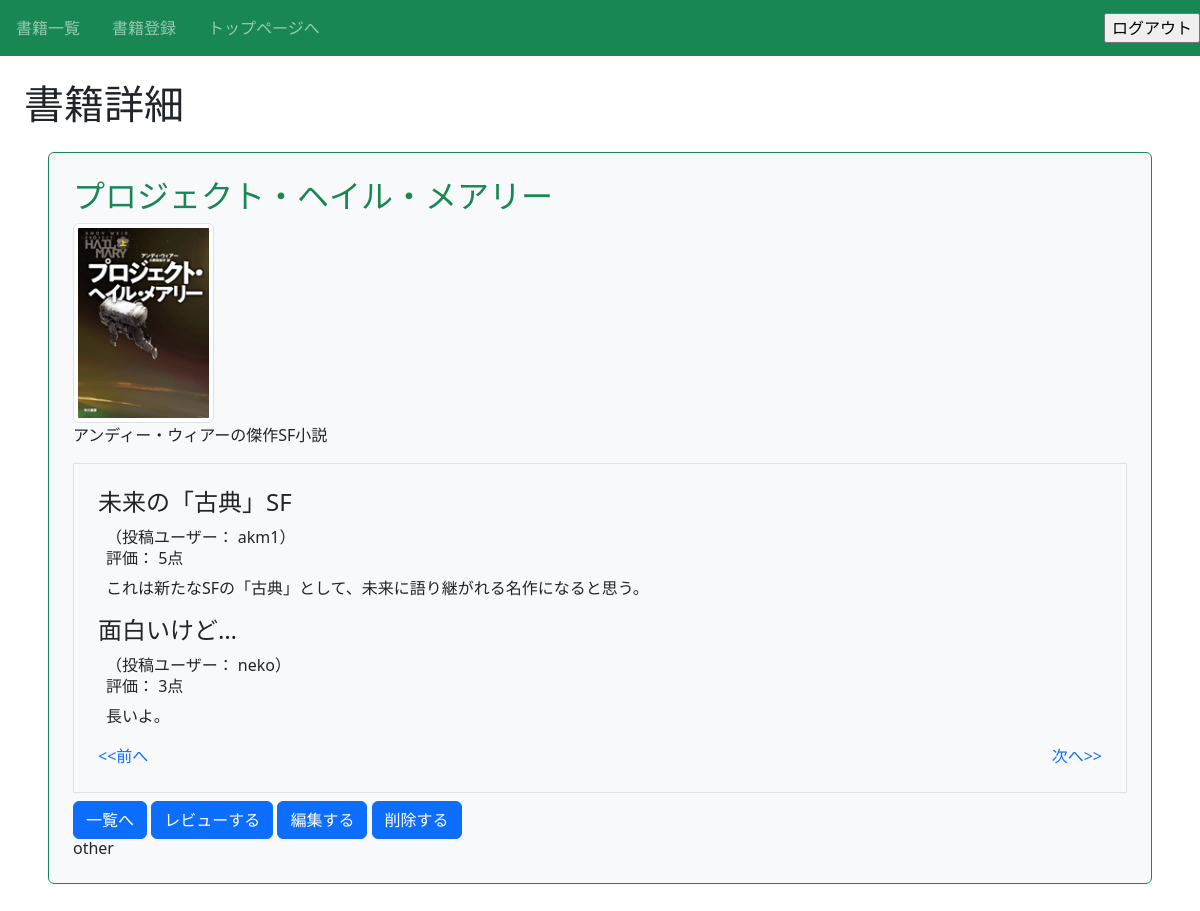
The app's page /book/12/detail/?page=3 (signed in), older data.
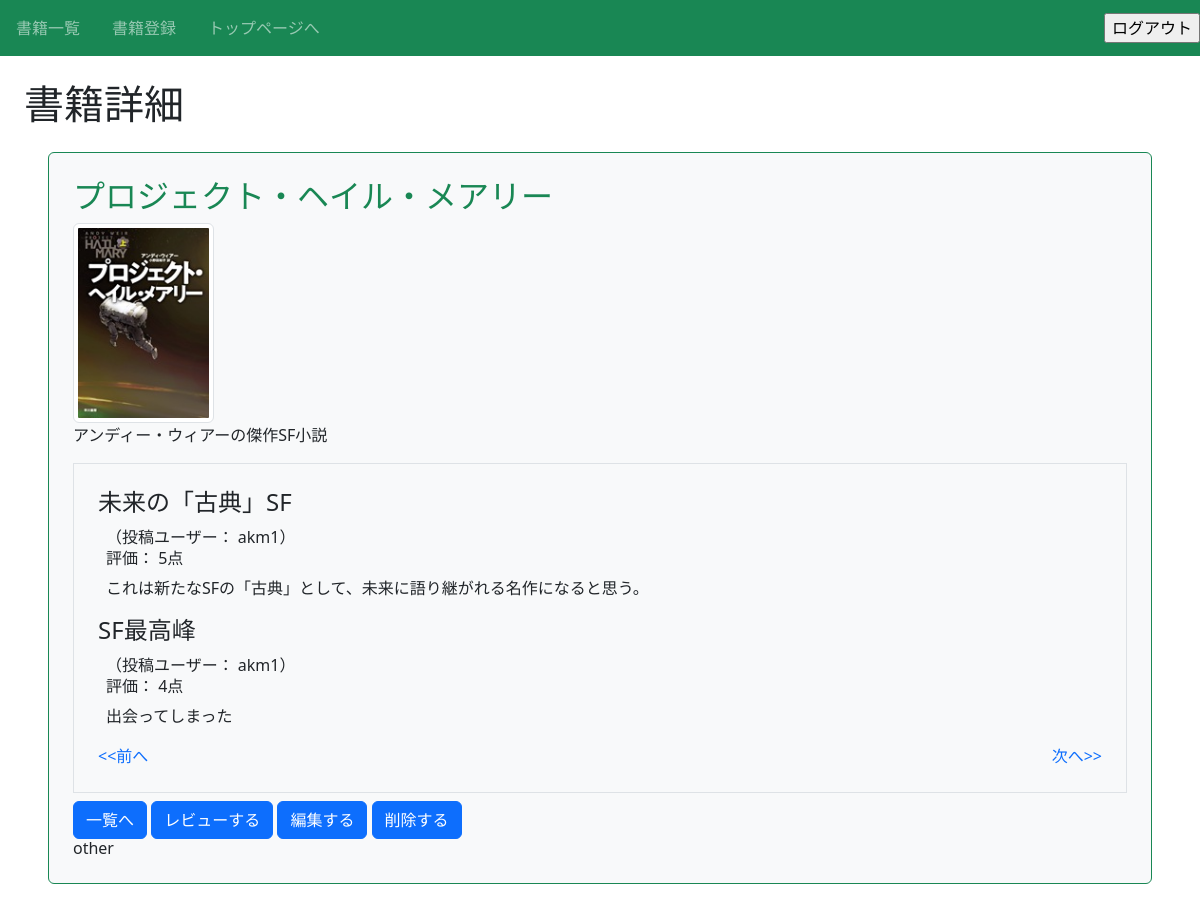
The same page, newer data.
### book/models.py (models this page shows, shortened)
class Review(models.Model): #レビューデータベーステーブルの名前をReviewと定義。modelsモジュールのModelクラスを継承
    book = models.ForeignKey(Book, on_delete=models.CASCADE) #ReviewモデルがBookモデルを参照するためにForeignKeyを使う
    title = models.CharField(max_length=100)
    text = models.TextField()
    rate = models.IntegerField(choices=RATE_CHOICES) #chochoicesを引数として渡す（中身は上で定義したRATE_CHOICES）
    user = models.ForeignKey('auth.User', on_delete=models.CASCADE) #ReviewモデルがUserモデルを参照するためにForeignKeyを使う。引数2はbookと同じ

### book/views.py (the view)
# urls.py: path('book/<int:pk>/detail/', views.DetailBookView.as_view(), name='detail-book'),
class DetailBookView(LoginRequiredMixin, DetailView): #DetailViewクラスを継承してDetailBookViewを作る（データ詳細を表示するのに適したクラスを継承）
    template_name = 'book/book_detail.html' #app内のtemplatesフォルダ内のbookフォルダ>book_detail.htmlを表示に使う様に定義
    model = Book #モデルはapp内のmodels.py内のBookクラス（モデル、データベース）を使う様に定義。urls.pyで宣言したid番号pkのデータが入る
    def get_context_data(self, **kwargs):
        context = super().get_context_data(**kwargs)
        review_list = self.object.review_set.all().order_by('-rate') #このid番号のBookモデルに紐づいているreviewモデルの全データ取得
        paginator = Paginator(review_list, ITEM_PER_PAGE) #DjangoのPaginatorクラスからインスタンスpaginatorを生成
        page_number = self.request.GET.get('page', 1) #GETに更にgetを付けると'page'というクエリパラメータが付いていればそれを返し
        page_obj = paginator.get_page(page_number) #paginatorインスタンスのpageメソッドを使う。引数で直前のpage_numberを渡す
        context['reviews'] = page_obj  # 'reviews'に分割された中の要求されたpage_objを入れる。テンプレートではこれを使ってループ
        context['page_obj'] = page_obj # ページナビゲーション用
        return context

### book/templates/book/book_detail.html (shortened to what this page needs)
{% extends 'base.html' %}
{% block h1 %}書籍詳細{% endblock %}
{% block content %}
<div class="p-4 m-4 bg-light border border-success rounded">
    <h2 class="text-success">{{ object.title }}</h2>
    <img src="{{ object.thumbnail.url }}" style="height: 200px; width: auto; object-fit: contain;" class="img-thumbnail" />
    <p>{{ object.text }}</p>
    <div class="border p-4 mb-2">
      {% for review in reviews %}
      <div class="review">
        <h3 class="h4">{{ review.title }}</h3>
        <div class="px-2">
                <span>（投稿ユーザー： {{ review.user.username }}）</span>
                <h6>評価： {{ review.rate }}点</h6>
                <p>{{ review.text }}</p>
        </div>
      </div>
      {% empty %}
        <p>まだレビューはありません。</p>
      {% endfor %}
      {% include 'book/components/pagination.html' %}
    </div>
    <a href="{% url 'list-book' %}" class="btn btn-primary">一覧へ</a>
    <a href="{% url 'review' object.pk %}" class="btn btn-primary">レビューする</a>
    <a href="{% url 'update-book' object.pk %}" class="btn btn-primary">編集する</a>
    <a href="{% url 'delete-book' object.pk %}" class="btn btn-primary">削除する</a>
    <h6 class="card-title">{{ object.category }}</h6>
  </div>
{% endblock content %}

Row changes from the older to the newer data that the page shows:
no longer on this page (row unchanged): Review: title "面白いけど…", user.username "neko", rate "3", text "長いよ。"
added Review: title "SF最高峰", user.username "akm1", rate "4", text "出会ってしまった"
